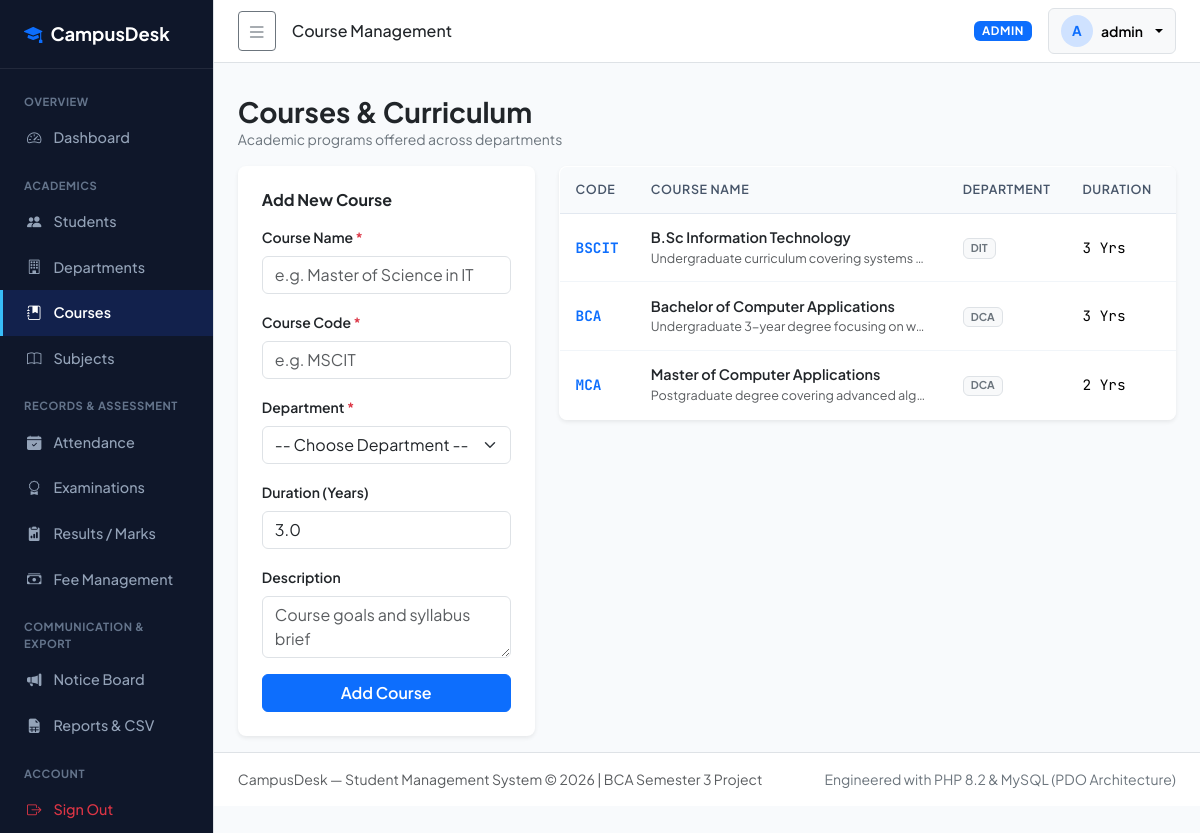
The page /admin/courses.php (signed in) on the database its author committed.
### tables this page shows
CREATE TABLE `courses` (
  `course_id` INT AUTO_INCREMENT PRIMARY KEY,
  `dept_id` INT NOT NULL,
  `course_name` VARCHAR(120) NOT NULL,
  `course_code` VARCHAR(20) NOT NULL UNIQUE,
  `duration_years` DECIMAL(3,1) NOT NULL DEFAULT 3.0,
  `description` TEXT NULL,
  `status` ENUM('active', 'inactive') NOT NULL DEFAULT 'active',
  `created_at` TIMESTAMP DEFAULT CURRENT_TIMESTAMP,
  CONSTRAINT `fk_courses_dept` FOREIGN KEY (`dept_id`) REFERENCES `departments` (`dept_id`) ON DELETE RESTRICT ON UPDATE CASCADE,
  INDEX `idx_courses_dept` (`dept_id`)
);

CREATE TABLE `departments` (
  `dept_id` INT AUTO_INCREMENT PRIMARY KEY,
  `dept_name` VARCHAR(100) NOT NULL UNIQUE,
  `dept_code` VARCHAR(20) NOT NULL UNIQUE,
  `status` ENUM('active', 'inactive') NOT NULL DEFAULT 'active',
  `created_at` TIMESTAMP DEFAULT CURRENT_TIMESTAMP
);

### includes/functions.php (called while the page is built, shortened)
<?php
function e(?string $string): string {
    return htmlspecialchars((string)$string, ENT_QUOTES, 'UTF-8');
}

### admin/courses.php (the view, shortened to what this page needs)
<?php
require_once __DIR__ . '/../config/database.php';
require_once __DIR__ . '/../includes/functions.php';
$courses = $pdo->query("
    SELECT c.*, d.dept_name, d.dept_code, COUNT(s.student_id) as enrolled_students
    FROM courses c
    JOIN departments d ON c.dept_id = d.dept_id
    LEFT JOIN students s ON c.course_id = s.course_id
    GROUP BY c.course_id
    ORDER BY c.course_name ASC
")->fetchAll();
require_once __DIR__ . '/../includes/header.php';
require_once __DIR__ . '/../includes/sidebar.php';
require_once __DIR__ . '/../includes/navbar.php';
?>
<div class="container-fluid px-4 py-3">
  <div class="d-flex justify-content-between align-items-center mb-3">
    <div>
      <h3 class="fw-bold text-dark mb-0">Courses &amp; Curriculum</h3>
      <div class="text-secondary small">Academic programs offered across departments</div>
    </div>
  </div>
  <div class="row g-4">
    <div class="col-lg-4">
      <div class="card border-0 shadow-sm rounded-3 p-4 bg-white">
        <h6 class="fw-bold text-dark mb-3">Add New Course</h6>
        <form method="POST" action="courses.php">
          <div class="mb-3">
            <label class="form-label small fw-semibold">Course Name <span class="text-danger">*</span></label>
            <input type="text" class="form-control" name="course_name" placeholder="e.g. Master of Science in IT" required>
          </div>
          <div class="mb-3">
            <label class="form-label small fw-semibold">Course Code <span class="text-danger">*</span></label>
            <input type="text" class="form-control" name="course_code" placeholder="e.g. MSCIT" required>
          </div>
          <div class="mb-3">
            <label class="form-label small fw-semibold">Department <span class="text-danger">*</span></label>
            <select class="form-select" name="dept_id" required>
              <option value="">-- Choose Department --</option>
            </select>
          </div>
          <div class="mb-3">
            <label class="form-label small fw-semibold">Duration (Years)</label>
            <input type="number" step="0.5" min="0.5" max="6" class="form-control" name="duration_years" value="3.0" required>
          </div>
          <div class="mb-3">
            <label class="form-label small fw-semibold">Description</label>
            <textarea class="form-control" name="description" rows="2" placeholder="Course goals and syllabus brief"></textarea>
          </div>
          <button type="submit" class="btn btn-primary w-100 fw-semibold">Add Course</button>
        </form>
      </div>
    </div>
    <div class="col-lg-8">
      <div class="card border-0 shadow-sm rounded-3 bg-white overflow-hidden">
        <div class="table-responsive">
          <table class="table table-hover table-cd mb-0 align-middle">
            <thead>
              <tr>
                <th>Code</th>
                <th>Course Name</th>
                <th>Department</th>
                <th>Duration</th>
                <th>Enrolled</th>
              </tr>
            </thead>
            <tbody>
              <?php if (empty($courses)): ?>
                <tr><td colspan="6" class="text-center py-4 text-muted">No courses registered yet.</td></tr>
              <?php else: ?>
                <?php foreach ($courses as $crs): ?>
                  <tr>
                    <td class="tabular-nums fw-bold text-primary"><?= e($crs['course_code']) ?></td>
                    <td>
                      <div class="fw-semibold text-dark"><?= e($crs['course_name']) ?></div>
                      <div class="small text-muted text-truncate" style="max-width: 280px;"><?= e($crs['description']) ?></div>
                    </td>
                    <td><span class="badge bg-light text-secondary border"><?= e($crs['dept_code']) ?></span></td>
                    <td class="tabular-nums"><?= (float)$crs['duration_years'] ?> Yrs</td>
                    <td>
                    </td>
                  </tr>
                <?php endforeach; ?>
              <?php endif; ?>
            </tbody>
          </table>
        </div>
      </div>
    </div>
  </div>
</div>
<?php require_once __DIR__ . '/../includes/footer.php'; ?>

### assets/css/style.css (style rules this page uses)
:root { --cd-primary: #1e40af; --cd-primary-dark: #0f2b48; --cd-primary-light: #3b82f6; --cd-sidebar-bg: #0f172a; --cd-sidebar-hover: #1e293b; --cd-surface: #ffffff; --cd-bg: #f8fafc; --cd-border: #e2e8f0; --cd-text-main: #0f172a; --cd-text-muted: #64748b; }
body { font-family: 'Plus Jakarta Sans', system-ui, -apple-system, BlinkMacSystemFont, 'Segoe UI', Roboto, sans-serif; background-color: var(--cd-bg); color: var(--cd-text-main); min-height: 100vh; }
.tabular-nums, td.metric, .badge-mono { font-family: 'JetBrains Mono', monospace; font-variant-numeric: tabular-nums; }
.table-cd { background: white; border-radius: 8px; overflow: hidden; border: 1px solid var(--cd-border); }
.table-cd thead th { background-color: #f8fafc; color: #475569; font-size: 0.78rem; font-weight: 600; text-transform: uppercase; letter-spacing: 0.05em; border-bottom: 1px solid var(--cd-border); padding: 0.85rem 1rem; }
.table-cd tbody td { padding: 0.85rem 1rem; vertical-align: middle; border-bottom: 1px solid #f1f5f9; font-size: 0.9rem; }

### rows shown on the page
courses: course_code "BSCIT", course_name "B.Sc Information Technology", description "Undergraduate curriculum covering systems…", dept.dept_code "DIT", duration_years "3"
courses: course_code "BCA", course_name "Bachelor of Computer Applications", description "Undergraduate 3-year degree focusing on w…", dept.dept_code "DCA", duration_years "3"
courses: course_code "MCA", course_name "Master of Computer Applications", description "Postgraduate degree covering advanced alg…", dept.dept_code "DCA", duration_years "2"

### other values the page prints
$page_title "Course Management"
$user['role'] "ADMIN"
substr($user['full_name'] ?? 'U', 0, 1) "A"
$user['full_name'] "admin"
